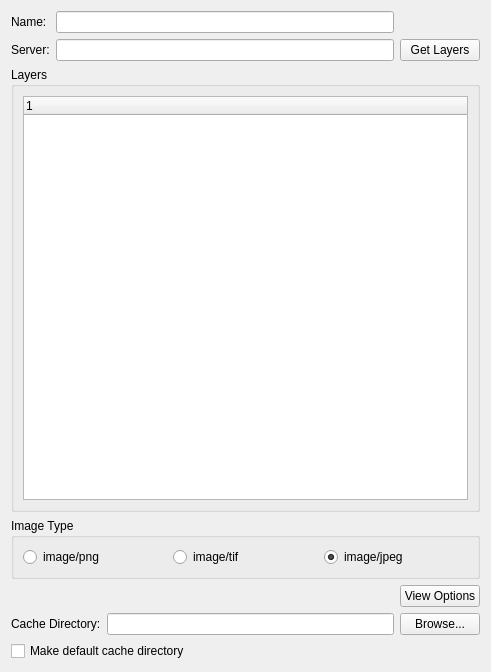
<ui version="4.0" >
 <class>WmsWidget</class>
 <widget class="QWidget" name="WmsWidget" >
  <property name="geometry" >
   <rect>
    <x>0</x>
    <y>0</y>
    <width>491</width>
    <height>672</height>
   </rect>
  </property>
  <property name="windowTitle" >
   <string>Form</string>
  </property>
  <layout class="QVBoxLayout" >
   <item>
    <layout class="QGridLayout" >
     <item row="0" column="0" >
      <widget class="QLabel" name="label" >
       <property name="text" >
        <string>Name:</string>
       </property>
      </widget>
     </item>
     <item row="0" column="1" >
      <widget class="QLineEdit" name="_name" />
     </item>
     <item row="1" column="0" >
      <widget class="QLabel" name="label_2" >
       <property name="text" >
        <string>Server:</string>
       </property>
      </widget>
     </item>
     <item row="1" column="1" >
      <widget class="QLineEdit" name="_server" />
     </item>
     <item row="1" column="2" >
      <widget class="QPushButton" name="capabilitiesButton" >
       <property name="text" >
        <string>Get Layers</string>
       </property>
      </widget>
     </item>
    </layout>
   </item>
   <item>
    <widget class="QGroupBox" name="_layersGroupBox" >
     <property name="title" >
      <string>Layers</string>
     </property>
     <layout class="QVBoxLayout" >
      <item>
       <widget class="QTreeWidget" name="_layersTree" >
        <column>
         <property name="text" >
          <string>1</string>
         </property>
        </column>
       </widget>
      </item>
     </layout>
    </widget>
   </item>
   <item>
    <widget class="QGroupBox" name="groupBox_2" >
     <property name="title" >
      <string>Image Type</string>
     </property>
     <layout class="QHBoxLayout" >
      <item>
       <widget class="QRadioButton" name="_pngButton" >
        <property name="text" >
         <string>image/png</string>
        </property>
       </widget>
      </item>
      <item>
       <widget class="QRadioButton" name="_tifButton" >
        <property name="text" >
         <string>image/tif</string>
        </property>
       </widget>
      </item>
      <item>
       <widget class="QRadioButton" name="_jpegButton" >
        <property name="text" >
         <string>image/jpeg</string>
        </property>
        <property name="checked" >
         <bool>true</bool>
        </property>
       </widget>
      </item>
     </layout>
    </widget>
   </item>
   <item>
    <layout class="QHBoxLayout" >
     <item>
      <spacer>
       <property name="orientation" >
        <enum>Qt::Horizontal</enum>
       </property>
       <property name="sizeHint" >
        <size>
         <width>40</width>
         <height>20</height>
        </size>
       </property>
      </spacer>
     </item>
     <item>
      <widget class="QPushButton" name="viewOptionsButton" >
       <property name="text" >
        <string>View Options</string>
       </property>
      </widget>
     </item>
    </layout>
   </item>
   <item>
    <layout class="QHBoxLayout" >
     <item>
      <widget class="QLabel" name="label_3" >
       <property name="text" >
        <string>Cache Directory:</string>
       </property>
      </widget>
     </item>
     <item>
      <widget class="QLineEdit" name="_cacheDirectory" />
     </item>
     <item>
      <widget class="QPushButton" name="browseDirectory" >
       <property name="text" >
        <string>Browse...</string>
       </property>
      </widget>
     </item>
    </layout>
   </item>
   <item>
    <layout class="QHBoxLayout" >
     <item>
      <widget class="QCheckBox" name="_makeDefaultDirectory" >
       <property name="text" >
        <string>Make default cache directory</string>
       </property>
      </widget>
     </item>
    </layout>
   </item>
  </layout>
 </widget>
 <resources/>
 <connections/>
</ui>
